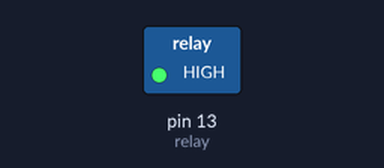
Recording of a sketch running on a simulated Arduino Uno, built with avr-gcc and run on an emulated ATmega328P. Shown: switched loads named in the sketch (green lamp = pin HIGH). Dashed ring = blinking.

Above: at 0.5 s.
Timing chart, 0 to 4.6 s (numbered marks = the images above):
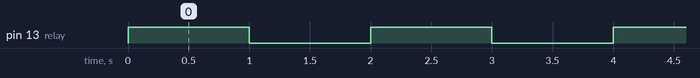

Measured:
- by itself, pin 13 (relay): alternates HIGH for 1.0 s and LOW for 1.0 s

The sketch:

3a.ino
```cpp
int relay = 13;
void setup(){
  pinMode(relay,HIGH);
}
void loop(){
  digitalWrite(relay,HIGH);
  delay(1000);
  digitalWrite(relay,LOW);
  delay(1000);
}
```
